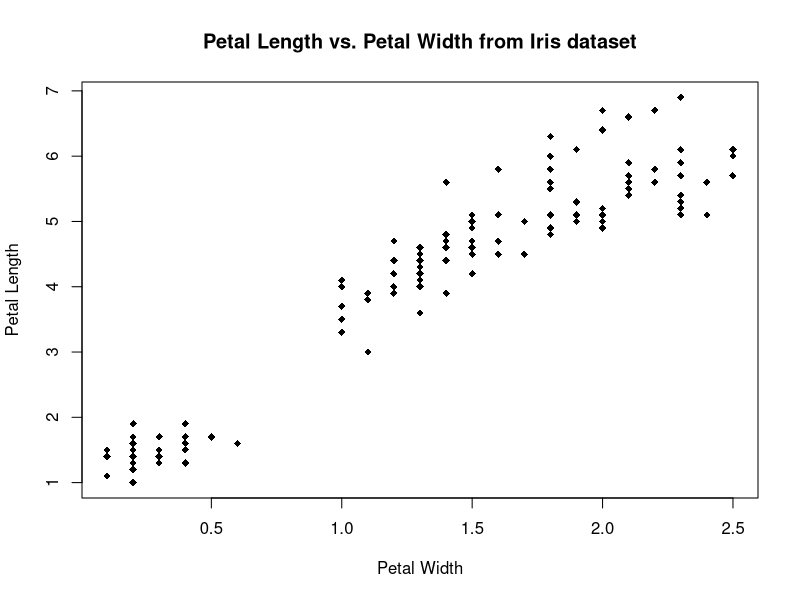
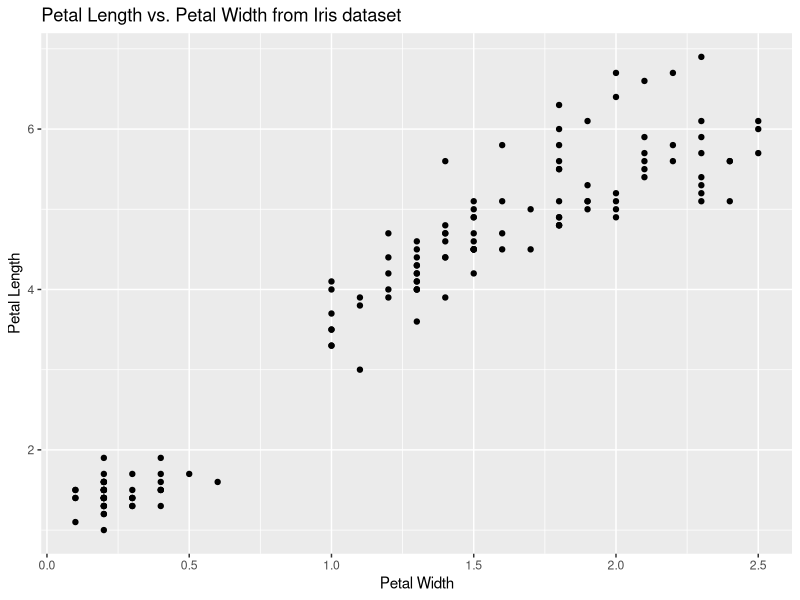
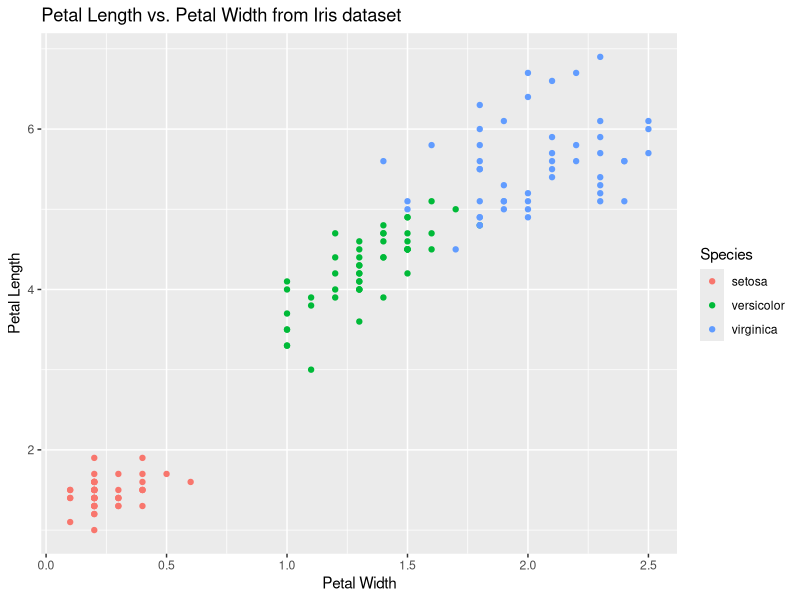
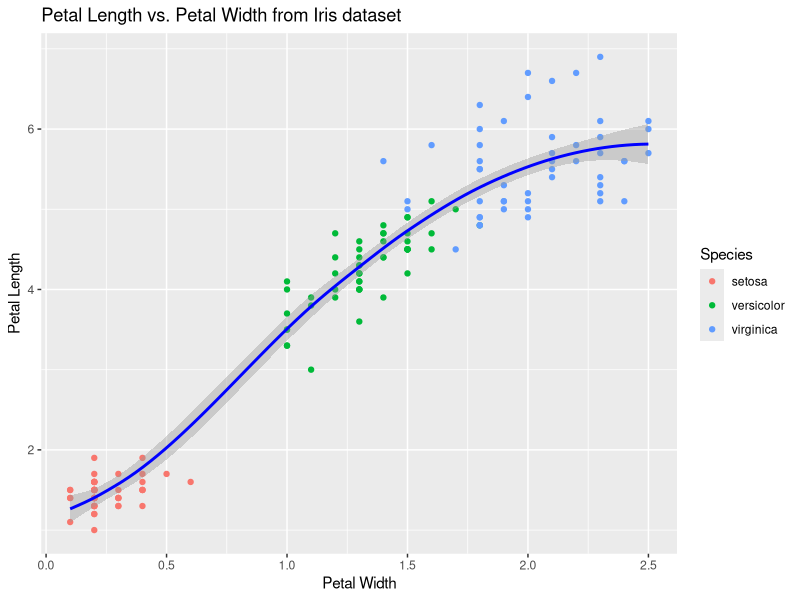
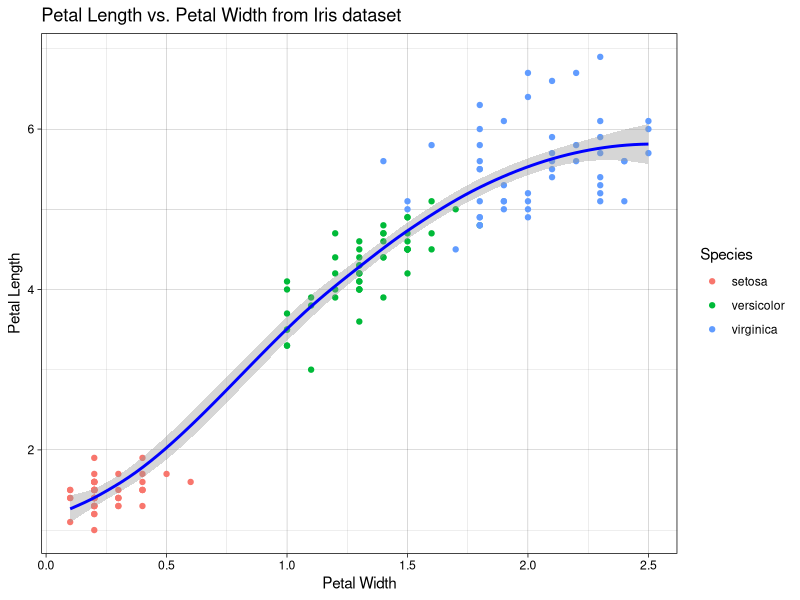

These figures' R source, in order:
###########################################################
# ggplot provides a powerful framework for generating
# complex graphics, based on a philosophy/language of 
# visualization that separates the data, the aesthetics,
# and the plotting layer(s)
###########################################################

# First, we will look at a simple scatterplot using the 
# 'base' plot function in R
plot(iris$Petal.Width, iris$Petal.Length, pch = 18, 
     xlab = "Petal Width", ylab = "Petal Length",
     main = "Petal Length vs. Petal Width from Iris dataset")

# Now generate similar scatterplots using ggplot
library(ggplot2)

####################################################################
# ggplot examples -- we will generally use this format
# ggplot(data, aes(x,y)) + layer(aes(...)) + labels + ...
#    data - the data.frame containing data to plot
#    aes - an aesthetic mapping, specifying the x- and y-values
#             to plot, and optionally the coloring to use. 
#             If specified in ggplot(), mapping applies to all layers
#    layer - the type of plot, e.g., geom_point() for a scatterplot, 
#             geom_bar() for a bar plot, etc
#    labels - ggtitle(), xlabs(), ylabs(), and labs() 
####################################################################

ggplot(iris, aes(x=Petal.Width, y = Petal.Length)) +
      geom_point() + 
      ggtitle("Petal Length vs. Petal Width from Iris dataset") +
      labs(x = "Petal Width", y = "Petal Length") 
      

# we can color the points by specifying the color (or colour) aesthetic
# we can also store the plot in an object and plot later using the
# print function
g <- ggplot(iris, aes(x=Petal.Width, y=Petal.Length)) +
  geom_point(aes(color = Species)) +
  ggtitle("Petal Length vs. Petal Width from Iris dataset") +
  labs(x = "Petal Width", y = "Petal Length")
print(g)

# alternative plots with added components
g + geom_smooth(color = "blue")
g + geom_smooth(color = "blue") + theme_linedraw()

